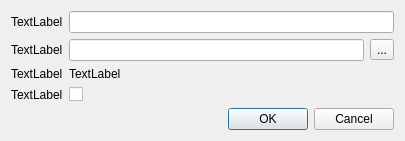
<?xml version="1.0" encoding="UTF-8"?>
<ui version="4.0">
 <class>Dialog</class>
 <widget class="QDialog" name="Dialog">
  <property name="geometry">
   <rect>
    <x>0</x>
    <y>0</y>
    <width>405</width>
    <height>138</height>
   </rect>
  </property>
  <property name="windowTitle">
   <string>Dialog</string>
  </property>
  <layout class="QGridLayout" name="gridLayout">
   <item row="0" column="0">
    <widget class="QLabel" name="name_label">
     <property name="text">
      <string>TextLabel</string>
     </property>
    </widget>
   </item>
   <item row="1" column="0">
    <widget class="QLabel" name="location_label">
     <property name="text">
      <string>TextLabel</string>
     </property>
    </widget>
   </item>
   <item row="2" column="0">
    <widget class="QLabel" name="game_label">
     <property name="text">
      <string>TextLabel</string>
     </property>
    </widget>
   </item>
   <item row="3" column="0">
    <widget class="QLabel" name="autostart_label">
     <property name="text">
      <string>TextLabel</string>
     </property>
    </widget>
   </item>
   <item row="2" column="1" colspan="2">
    <widget class="QLabel" name="game_next_label">
     <property name="text">
      <string>TextLabel</string>
     </property>
    </widget>
   </item>
   <item row="3" column="1" colspan="2">
    <widget class="QCheckBox" name="autostart_checkbox">
     <property name="text">
      <string/>
     </property>
    </widget>
   </item>
   <item row="4" column="0" colspan="3">
    <widget class="QDialogButtonBox" name="button_box">
     <property name="orientation">
      <enum>Qt::Horizontal</enum>
     </property>
     <property name="standardButtons">
      <set>QDialogButtonBox::Cancel|QDialogButtonBox::Ok</set>
     </property>
    </widget>
   </item>
   <item row="1" column="1">
    <widget class="QLineEdit" name="location_line_edit"/>
   </item>
   <item row="1" column="2">
    <widget class="QToolButton" name="location_search_button">
     <property name="text">
      <string>...</string>
     </property>
    </widget>
   </item>
   <item row="0" column="1" colspan="2">
    <widget class="QLineEdit" name="name_line_edit"/>
   </item>
  </layout>
 </widget>
 <resources/>
 <connections>
  <connection>
   <sender>button_box</sender>
   <signal>accepted()</signal>
   <receiver>Dialog</receiver>
   <slot>accept()</slot>
   <hints>
    <hint type="sourcelabel">
     <x>248</x>
     <y>254</y>
    </hint>
    <hint type="destinationlabel">
     <x>157</x>
     <y>274</y>
    </hint>
   </hints>
  </connection>
  <connection>
   <sender>button_box</sender>
   <signal>rejected()</signal>
   <receiver>Dialog</receiver>
   <slot>reject()</slot>
   <hints>
    <hint type="sourcelabel">
     <x>316</x>
     <y>260</y>
    </hint>
    <hint type="destinationlabel">
     <x>286</x>
     <y>274</y>
    </hint>
   </hints>
  </connection>
 </connections>
</ui>
